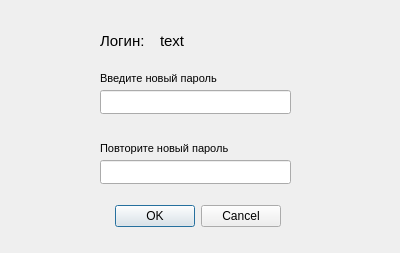
<?xml version="1.0" encoding="UTF-8"?>
<ui version="4.0">
 <class>PasswChange</class>
 <widget class="QDialog" name="PasswChange">
  <property name="geometry">
   <rect>
    <x>0</x>
    <y>0</y>
    <width>400</width>
    <height>253</height>
   </rect>
  </property>
  <property name="windowTitle">
   <string>Dialog</string>
  </property>
  <widget class="QLabel" name="lblLogin">
   <property name="geometry">
    <rect>
     <x>160</x>
     <y>30</y>
     <width>181</width>
     <height>21</height>
    </rect>
   </property>
   <property name="font">
    <font>
     <pointsize>11</pointsize>
    </font>
   </property>
   <property name="text">
    <string>text</string>
   </property>
  </widget>
  <widget class="QLineEdit" name="edtNewPassw">
   <property name="geometry">
    <rect>
     <x>100</x>
     <y>90</y>
     <width>191</width>
     <height>24</height>
    </rect>
   </property>
   <property name="inputMethodHints">
    <set>Qt::InputMethodHint::ImhHiddenText</set>
   </property>
  </widget>
  <widget class="QLineEdit" name="edtNewPasswConfirm">
   <property name="geometry">
    <rect>
     <x>100</x>
     <y>160</y>
     <width>191</width>
     <height>24</height>
    </rect>
   </property>
  </widget>
  <widget class="QLabel" name="label_3">
   <property name="geometry">
    <rect>
     <x>100</x>
     <y>70</y>
     <width>131</width>
     <height>16</height>
    </rect>
   </property>
   <property name="font">
    <font>
     <pointsize>8</pointsize>
    </font>
   </property>
   <property name="text">
    <string>Введите новый пароль</string>
   </property>
  </widget>
  <widget class="QLabel" name="label_4">
   <property name="geometry">
    <rect>
     <x>100</x>
     <y>140</y>
     <width>151</width>
     <height>16</height>
    </rect>
   </property>
   <property name="font">
    <font>
     <pointsize>8</pointsize>
    </font>
   </property>
   <property name="text">
    <string>Повторите новый пароль</string>
   </property>
  </widget>
  <widget class="QDialogButtonBox" name="buttonBox_2">
   <property name="geometry">
    <rect>
     <x>110</x>
     <y>200</y>
     <width>171</width>
     <height>32</height>
    </rect>
   </property>
   <property name="orientation">
    <enum>Qt::Orientation::Horizontal</enum>
   </property>
   <property name="standardButtons">
    <set>QDialogButtonBox::StandardButton::Cancel|QDialogButtonBox::StandardButton::Ok</set>
   </property>
  </widget>
  <widget class="QLabel" name="label">
   <property name="geometry">
    <rect>
     <x>100</x>
     <y>30</y>
     <width>51</width>
     <height>21</height>
    </rect>
   </property>
   <property name="font">
    <font>
     <pointsize>11</pointsize>
    </font>
   </property>
   <property name="text">
    <string>Логин:</string>
   </property>
  </widget>
 </widget>
 <resources/>
 <connections/>
</ui>
